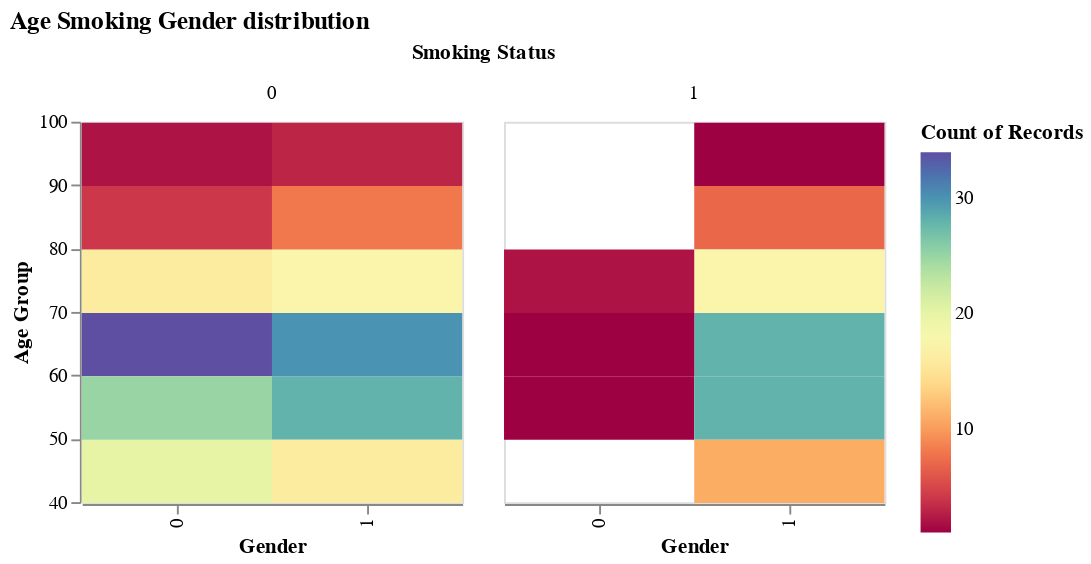

The notebook cell this image was saved under:
### Code cell
base =  alt.Chart(data).properties(width=200, height=200)

base.mark_rect().encode(
    x=alt.X('sex:N', title='Gender'),
    y=alt.Y('age:Q', bin=alt.Bin(maxbins=10), title='Age Group'),
    # color=alt.Color('count():Q', title='Number of Patients'),
    color = alt.Color('count():Q', scale = alt.Scale(scheme = 'spectral')),
    facet=alt.Facet('smoking:N', title='Smoking Status')
).properties(title='Age Smoking Gender distribution')

### Figure 1 — Vega-Lite specification as saved in the notebook (floating-point values rounded to 4 significant figures; data arrays with more than 128 entries replaced by an {"elided": "..."} marker saying what was removed)
{"config": {"view": {"continuousWidth": 300, "continuousHeight": 300}}, "data": {"name": "data-bf7a88f5ce330528452de66944dd6b3a"}, "mark": {"type": "rect"}, "encoding": {"color": {"aggregate": "count", "scale": {"scheme": "spectral"}, "type": "quantitative"}, "facet": {"field": "smoking", "title": "Smoking Status", "type": "nominal"}, "x": {"field": "sex", "title": "Gender", "type": "nominal"}, "y": {"bin": {"maxbins": 10}, "field": "age", "title": "Age Group", "type": "quantitative"}}, "height": 200, "title": "Age Smoking Gender distribution", "width": 200, "$schema": "https://vega.github.io/schema/vega-lite/v5.8.0.json", "datasets": {"data-bf7a88f5ce330528452de66944dd6b3a": {"elided": "299 records"}}}
